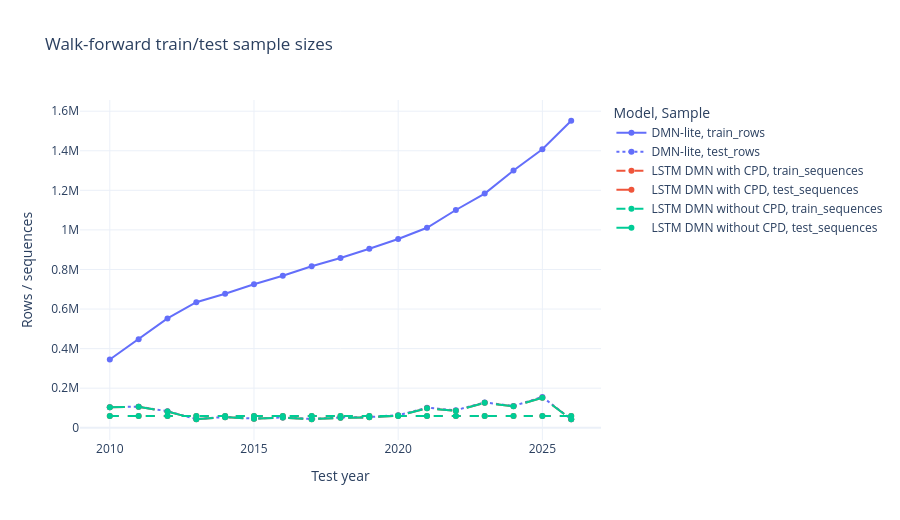

Write notebook code for a chart like this one.
### Markdown cell above
## Training Sample Sizes

The LSTM runs cap the training set at 60,000 sequences per fold to keep the computation feasible on CPU. DMN-lite uses the full expanding training set because the ridge fit is much lighter.

### Code cell
size_cols = [col for col in ["train_rows", "test_rows", "train_sequences", "test_sequences"] if col in folds.columns]
fold_size = folds.melt(
    id_vars=["model", "fold_year"],
    value_vars=size_cols,
    var_name="sample",
    value_name="count",
).dropna(subset=["count"])

fig = px.line(
    fold_size,
    x="fold_year",
    y="count",
    color="model",
    line_dash="sample",
    markers=True,
    title="Walk-forward train/test sample sizes",
    labels={"fold_year": "Test year", "count": "Rows / sequences", "model": "Model", "sample": "Sample"},
)
fig.update_layout(template=PLOT_TEMPLATE, height=520)
fig.show()

### Figure 1 — Plotly figure (JSON) as saved in the notebook; plotly's stock layout.template omitted (floating-point values rounded to 4 significant figures)
{"data": [{"hovertemplate": "Model=DMN-lite<br>Sample=train_rows<br>Test year=%{x}<br>Rows / sequences=%{y}<extra></extra>", "legendgroup": "DMN-lite, train_rows", "line": {"color": "#636efa", "dash": "solid"}, "marker": {"symbol": "circle"}, "mode": "lines+markers", "name": "DMN-lite, train_rows", "orientation": "v", "showlegend": true, "type": "scatter", "x": [2010, 2011, 2012, 2013, 2014, 2015, 2016, 2017, 2018, 2019, 2020, 2021, 2022, 2023, 2024, 2025, 2026], "xaxis": "x", "y": [345300.0, 447600.0, 552600.0, 634500.0, 677600.0, 725300.0, 768300.0, 816100.0, 857700.0, 904500.0, 953900.0, 1011000.0, 1101000.0, 1184000.0, 1301000.0, 1407000.0, 1552000.0], "yaxis": "y"}, {"hovertemplate": "Model=DMN-lite<br>Sample=test_rows<br>Test year=%{x}<br>Rows / sequences=%{y}<extra></extra>", "legendgroup": "DMN-lite, test_rows", "line": {"color": "#636efa", "dash": "dot"}, "marker": {"symbol": "circle"}, "mode": "lines+markers", "name": "DMN-lite, test_rows", "orientation": "v", "showlegend": true, "type": "scatter", "x": [2010, 2011, 2012, 2013, 2014, 2015, 2016, 2017, 2018, 2019, 2020, 2021, 2022, 2023, 2024, 2025, 2026], "xaxis": "x", "y": [104200.0, 106500.0, 83530.0, 43840.0, 54540.0, 46220.0, 52210.0, 44440.0, 52270.0, 54090.0, 63800.0, 101200.0, 88550.0, 128200.0, 109900.0, 155900.0, 42980.0], "yaxis": "y"}, {"hovertemplate": "Model=LSTM DMN with CPD<br>Sample=train_sequences<br>Test year=%{x}<br>Rows / sequences=%{y}<extra></extra>", "legendgroup": "LSTM DMN with CPD, train_sequences", "line": {"color": "#EF553B", "dash": "dash"}, "marker": {"symbol": "circle"}, "mode": "lines+markers", "name": "LSTM DMN with CPD, train_sequences", "orientation": "v", "showlegend": true, "type": "scatter", "x": [2010, 2011, 2012, 2013, 2014, 2015, 2016, 2017, 2018, 2019, 2020, 2021, 2022, 2023, 2024, 2025, 2026], "xaxis": "x", "y": [60000.0, 60000.0, 60000.0, 60000.0, 60000.0, 60000.0, 60000.0, 60000.0, 60000.0, 60000.0, 60000.0, 60000.0, 60000.0, 60000.0, 60000.0, 60000.0, 60000.0], "yaxis": "y"}, {"hovertemplate": "Model=LSTM DMN with CPD<br>Sample=test_sequences<br>Test year=%{x}<br>Rows / sequences=%{y}<extra></extra>", "legendgroup": "LSTM DMN with CPD, test_sequences", "line": {"color": "#EF553B", "dash": "longdash"}, "marker": {"symbol": "circle"}, "mode": "lines+markers", "name": "LSTM DMN with CPD, test_sequences", "orientation": "v", "showlegend": true, "type": "scatter", "x": [2010, 2011, 2012, 2013, 2014, 2015, 2016, 2017, 2018, 2019, 2020, 2021, 2022, 2023, 2024, 2025, 2026], "xaxis": "x", "y": [103000.0, 105600.0, 82160.0, 43340.0, 53450.0, 45680.0, 51220.0, 43600.0, 50350.0, 52790.0, 61430.0, 98170.0, 86320.0, 126000.0, 108400.0, 152200.0, 42980.0], "yaxis": "y"}, {"hovertemplate": "Model=LSTM DMN without CPD<br>Sample=train_sequences<br>Test year=%{x}<br>Rows / sequences=%{y}<extra></extra>", "legendgroup": "LSTM DMN without CPD, train_sequences", "line": {"color": "#00cc96", "dash": "dash"}, "marker": {"symbol": "circle"}, "mode": "lines+markers", "name": "LSTM DMN without CPD, train_sequences", "orientation": "v", "showlegend": true, "type": "scatter", "x": [2010, 2011, 2012, 2013, 2014, 2015, 2016, 2017, 2018, 2019, 2020, 2021, 2022, 2023, 2024, 2025, 2026], "xaxis": "x", "y": [60000.0, 60000.0, 60000.0, 60000.0, 60000.0, 60000.0, 60000.0, 60000.0, 60000.0, 60000.0, 60000.0, 60000.0, 60000.0, 60000.0, 60000.0, 60000.0, 60000.0], "yaxis": "y"}, {"hovertemplate": "Model=LSTM DMN without CPD<br>Sample=test_sequences<br>Test year=%{x}<br>Rows / sequences=%{y}<extra></extra>", "legendgroup": "LSTM DMN without CPD, test_sequences", "line": {"color": "#00cc96", "dash": "longdash"}, "marker": {"symbol": "circle"}, "mode": "lines+markers", "name": "LSTM DMN without CPD, test_sequences", "orientation": "v", "showlegend": true, "type": "scatter", "x": [2010, 2011, 2012, 2013, 2014, 2015, 2016, 2017, 2018, 2019, 2020, 2021, 2022, 2023, 2024, 2025, 2026], "xaxis": "x", "y": [103000.0, 105600.0, 82160.0, 43340.0, 53450.0, 45680.0, 51220.0, 43600.0, 50350.0, 52790.0, 61430.0, 98170.0, 86320.0, 126000.0, 108400.0, 152200.0, 42980.0], "yaxis": "y"}], "layout": {"height": 520, "legend": {"title": {"text": "Model, Sample"}, "tracegroupgap": 0}, "title": {"text": "Walk-forward train/test sample sizes"}, "xaxis": {"anchor": "y", "domain": [0.0, 1.0], "title": {"text": "Test year"}}, "yaxis": {"anchor": "x", "domain": [0.0, 1.0], "title": {"text": "Rows / sequences"}}}}
